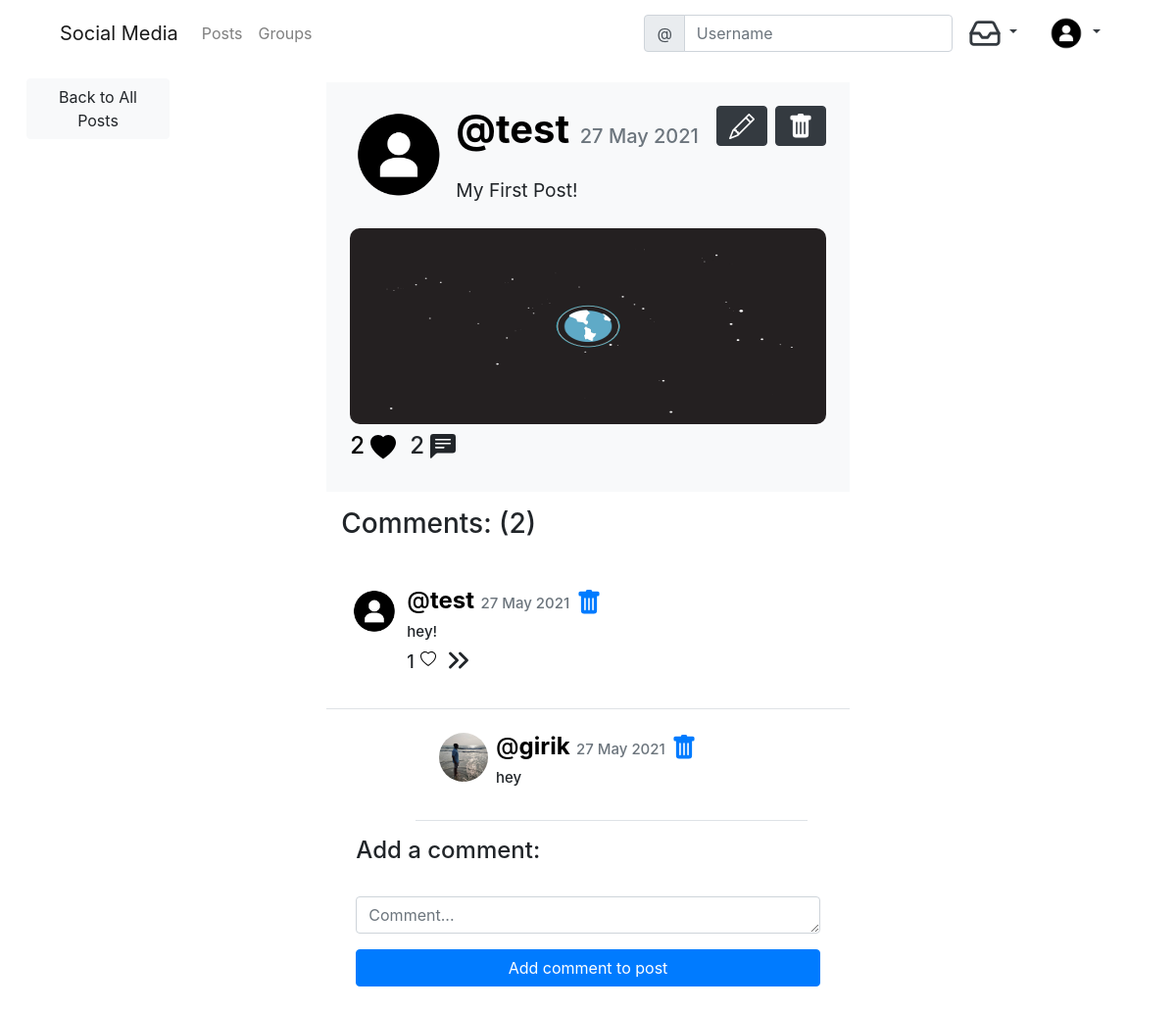
/posts/4/ (signed in), run on the app's committed database.
### social/models.py (models this page shows)
class UserProfile(models.Model):
    user = models.OneToOneField(User, primary_key=True, related_name='profile', on_delete=models.CASCADE)
    name = models.CharField(max_length = 150, blank = True, null = True)
    bio = models.TextField(max_length = 350, blank = True, null = True)
    GENDER_CHOICES = (
        ('', 'Choose Your Gender'),
        ('Male', 'Male'),
        ('Female', 'Female'),
        ('Rather Not Say', 'Rather Not Say')
    )
    gender = models.CharField(max_length=14, choices=GENDER_CHOICES)
    birth_date = models.DateField(blank = True, null = True)
    location = models.CharField(max_length = 150, blank = True, null = True)
    profile_background = models.ImageField(upload_to='uploads/profile_background', default='uploads/profile_background/default.jpg', blank=True)
    profile_pic = models.ImageField(upload_to='uploads/profile_pictures', default='uploads/profile_pictures/default_img.png', blank=True)
    followers = models.ManyToManyField(User, related_name='followers', blank = True)
    verified = models.BooleanField(default=False)

class Post(models.Model):
    author = models.ForeignKey(User, on_delete = models.CASCADE)
    image = models.ImageField(upload_to='uploads/posts', blank=True, null=True)
    body = models.TextField()
    created_on = models.DateTimeField(auto_now_add=True)
    likes = models.ManyToManyField(User, blank = True, related_name='likes')

class Comment(models.Model):
    author = models.ForeignKey(User, on_delete = models.CASCADE)
    comment = models.TextField()
    created_on = models.DateTimeField(auto_now_add=True)
    post = models.ForeignKey('Post', on_delete = models.CASCADE, related_name='comments')
    likes = models.ManyToManyField(User, blank = True, related_name="comment_likes")
    parent = models.ForeignKey('self', on_delete=models.CASCADE, blank = True, null= True, related_name='+')
    @property
    def child(self):
        return Comment.objects.filter(parent=self).order_by('created_on').all()
    @property
    def is_main_comment(self):
        if self.parent is None:
            return True
        return False

### social/views.py (the view, shortened to what this page needs)
# urls.py: path('posts/<pk>/', views.PostDetailView.as_view(), name='post_detail'),
class PostDetailView(LoginRequiredMixin, View):
    login_url = '/accounts/login/'
    def get(self, request, pk, *args, **kwargs):
        post = models.Post.objects.get(pk=pk)
        form = forms.CommentForm
        context = {
            'post': post,
            'form':form,
        }
        return render(request, 'social/post_detail.html', context)

### social/templatetags/custom_tags.py (called while the page is built)
@register.inclusion_tag('notif/notifications.html', takes_context = True)
def show_notifications(context):
    request_user = context['request'].user
    notifications = Notification.objects.filter(to_user=request_user).exclude(user_has_seen=True).order_by('-timestamp')
    return {'notifications':notifications}

### templates/social/post_detaIL.html (shortened to what this page needs)
{% extends "base.html" %}
{% load static %}
{% load bootstrap4 %}
{% block LeftContent %}
<div class="d-grid gap-2 m-2 p-1">
  <a style="width:100%;" href="{% url "post_list" %}" class="btn btn-light mb-3">Back to All Posts</a>
</div>
{% endblock %}
{% block maincontent %}
<div class="row justify-content-center mt-3">
    <div class="col-md-8 col-sm-12 bg-light p-4">
           <img class="float-left mr-2" src="{{ post.author.profile.profile_pic.url }}" style="border-radius:100%;" height="100" width="100" alt="Image Not loaded">
      <h1><a style="color:black; text-decoration:none" href="{% url "profile_view" pk=post.author.profile.pk %}"><strong>@{{ post.author }}</strong></a> <span class="text-muted" style="font-size:20px;">{{ post.created_on|date:'d M Y' }}</span>
    {% if user == post.author %}
    <a class="btn btn-dark "style="float:right;"  href="{% url "post_delete" pk=post.pk %}">
    </a>
    <a class="btn btn-dark mr-2"  style="float:right;" href="{% url "post_edit" pk=post.pk %}">
    </a>
    {% endif %}
        </h1>
      <p class="mt-4" style="font-size: 1.2rem;">{{ post.body }}</p>
      {% if post.image %}
      <img class="float-left mr-2 mt-2 mb-2" src="{{ post.image.url }}" style="border-radius:10px;" height="200" width="100%" alt="Image Not loaded">
      {% endif %}
      <div>
        <h4>
          <a style="color:black; text-decoration:none" href="{% url "people-liked" pk=post.pk %}"><span class="float-left">{{ post.likes.count }}</span></a>
          <form action="{% url "Add-Like" pk=post.pk %}" method="post">
            <button style="background-color:transparent; border:none;" class="float-left mr-2" type="submit" name="button">
              {% if user not in post.likes.all %}
              <svg xmlns="http://www.w3.org/2000/svg" width="26" height="26" fill="currentColor" class="bi bi-heart" viewBox="0 0 16 16">
                <path d="M8 2.748l-.717-.737C5.6.281 2.514.878 1.4 3.053c-.523 1.023-.641 2.5.314 4.385.92 1.815 2.834 3.989 6.286 6.357 3.452-2.368 5.365-4.542 6.286-6.357.955-1.886.838-3.362.314-4.385C13.486.878 10.4.28 8.717 2.01L8 2.748zM8 15C-7.333 4.868 3.279-3.04 7.824 1.143c.06.055.119.112.176.171a3.12 3.12 0 0 1 .176-.17C12.72-3.042 23.333 4.867 8 15z"/>
              </svg>
              {% else %}
              <svg xmlns="http://www.w3.org/2000/svg" width="26" height="26" fill="currentColor" class="bi bi-heart-fill" viewBox="0 0 16 16">
                <path fill-rule="evenodd" d="M8 1.314C12.438-3.248 23.534 4.735 8 15-7.534 4.736 3.562-3.248 8 1.314z"/>
              </svg>
              {% endif %}
            </button>
          </form>
          {{ post.comments.count }}
        </h4>
      </div>
    </div>
</div>
<div class="row justify-content-center mt-3">
  <div class="col-md-8 col-sm-12">
    <h3>Comments: ({{ post.comments.count }})</h3>
  </div>
</div>
<div class="row justify-content-center mt-3">
{% for comment in post.comments.all %}
  {% if comment.is_main_comment %}
  <div class="col-md-8 col-sm-12 p-4 border-bottom">
      <img class="float-left mr-2" src="{{ comment.author.profile.profile_pic.url }}" style="border-radius:100%;" height="50" width="50" alt="Image Not loaded">
      <h4 class="float-left"><a style="text-decoration:none; color:black;" href="{% url "profile_view" comment.author.profile.pk  %}">@<strong>{{ comment.author }}</strong></a> <span class="text-muted" style="font-size:15px;">{{ comment.created_on|date:'d M Y' }}</span>
        {% if user == comment.author or user == post.author %}
        <a href="{% url "comment_delete" pk=comment.pk %}">
        </a>
        {% endif %}
        <br>
        <span style="font-size:15px;">{{ comment.comment }}</span>
        <br>
      <span style="font-size:18px;" class="mt-2 float-left">{{ comment.likes.all.count }}</span>
        <form action="{% url 'comment-like' pk=post.pk id=comment.pk %}" method="post">
          <button style="background-color:transparent; border:none;" class="float-left " type="submit" name="button">
          </button>
      </form>
      <i data-feather="chevrons-right" onclick="commentReplyToggle('#replycomment{{ comment.pk }}')"></i>
    </h4>
  </div>
    {% for child_comment in comment.child  %}
    <div class="col-md-6 col-sm-10 ml-5 p-4 border-bottom">
      <img class="float-left mr-2" src="{{ child_comment.author.profile.profile_pic.url }}" style="border-radius:100%;" height="50" width="50" alt="Image Not loaded">
      <h4 class="float-left"><a style="text-decoration:none; color:black;" href="{% url "profile_view" child_comment.author.profile.pk  %}">@<strong>{{ child_comment.author }}</strong></a> <span class="text-muted" style="font-size:15px;">{{ comment.created_on|date:'d M Y' }}</span>
        {% if  user == post.author %}
        <a href="{% url "comment_delete" pk=comment.pk %}">
        </a>
        {% endif %}
        <br>
        <span style="font-size:15px;">{{ child_comment.comment }}</span>
        <br>
        </h4>
 </div>
    {% endfor %}
  {% endif %}
{% empty %}
    <p>No comments yet!</p>
    {% endfor %}
</div>
<div class="row justify-content-around mt-3 mb-2">
    <div class="col-md-8 col-sm-12">
      <form class="container" method="post">
        <h4>Add a comment:</h4>
        {% bootstrap_form form %}
        <div class="d-grid gap-2">
          <input type="Submit" style="width:100%;" class="btn btn-primary mb-3" value="Add comment to post">
        </div>
      </form>
    </div>
</div>
{% endblock %}

### templates/base.html (shortened to what this page needs)
<!DOCTYPE html>
{% load static %}
{% load custom_tags %}
<html lang="en" dir="ltr">
  <head>
    <link rel="stylesheet" href="{% static 'css/master.css' %}">
    <link rel="stylesheet" href="https://cdn.jsdelivr.net/npm/bootstrap@4.6.0/dist/css/bootstrap.min.css"
>
  </head>
  <body>
  <div class="container">
    <nav class="MynavigationBar navbar navbar-expand-lg navbar-light sticky">
      <a class="navbar-brand" href="{% if user.is_authenticated %}{% url "post_list" %}{% else %}{% url "home" %}{% endif %}">Social Media</a>
      <div class="collapse navbar-collapse" id="navbarNavDropdown">
        <ul class="navbar-nav mr-auto mt-2 mt-lg-0">
          {% if user.is_authenticated %}
          <li class="nav-item">
            <a class="nav-link" href="{% url "post_list" %}">Posts</a>
          </li>
          <li class="nav-item">
            <a class="nav-link" href="{% url "list-group" %}">Groups</a>
          </li>
          {% endif %}
        </ul>
        <form class="form-inline" action="{% url "search" %}">
          <div class="input-group">
            <div class="input-group-prepend">
              <span class="input-group-text" id="basic-addon1">@</span>
            </div>
            <input type="text" class="form-control" placeholder="Username" aria-label="Username" aria-describedby="basic-addon1" name="query" value="{{ request.GET.query }}">
          </div>
        </form>
        {% if user.is_authenticated %}
        <div class="nav-item dropdown">
          <a class="nav-link dropdown-toggle text-dark" href="#" data-bs-toggle="dropdown"  id="naavbarnotif"  role="button" data-toggle="dropdown" aria-haspopup="true" aria-expanded="false">
            <i data-feather="inbox"></i>
          </a>
        </div>
        {% endif %}
        {% if user.is_authenticated %}
          <div class="nav-item dropdown">
            <a class="nav-link dropdown-toggle text-dark" href="#" data-bs-toggle="dropdown"  id="navbarDropdownMenuLink"  role="button" data-toggle="dropdown" aria-haspopup="true" aria-expanded="false">
              <img src="{{ user.profile.profile_pic.url }}" class="round_img" height="36" widht="36" alt="img not loaded">
            </a>
          </div>
          {% endif %}
      </div>
    </nav>
</div>
<div class="container-fluid">
<div class="row">
  <div class="col-lg-2 col-md-2 col-sm-12">
  {% block LeftContent %}
  {% endblock %}
  </div>
  <div class="col-lg-8 col-md-10 col-sm-12">
  {% block maincontent %}
  {% endblock %}
  </div>
  <div class="col-lg-2 col-md-12 col-sm-12">
  </div>
</div>
</div>
  </body>
</html>

### static_in_venv/css/master.css (style rules this page uses)
.round_img { border-radius: 100%; }
.feather { width: 34px; height: 34px; stroke: currentColor; stroke-width: 2; stroke-linecap: round; stroke-linejoin: round; fill: none; }

### data on the page
Post: author.profile.profile_pic (placeholder picture), author "test", created_on "27 May 2021", body "My First Post!", image (picture), likes.count "2", comments.count "2"
Comment: author.profile.profile_pic (placeholder picture), author "test", created_on "27 May 2021", comment "hey!", likes.all.count "1"
Comment: author.profile.profile_pic (picture), author "girik", comment "hey"
